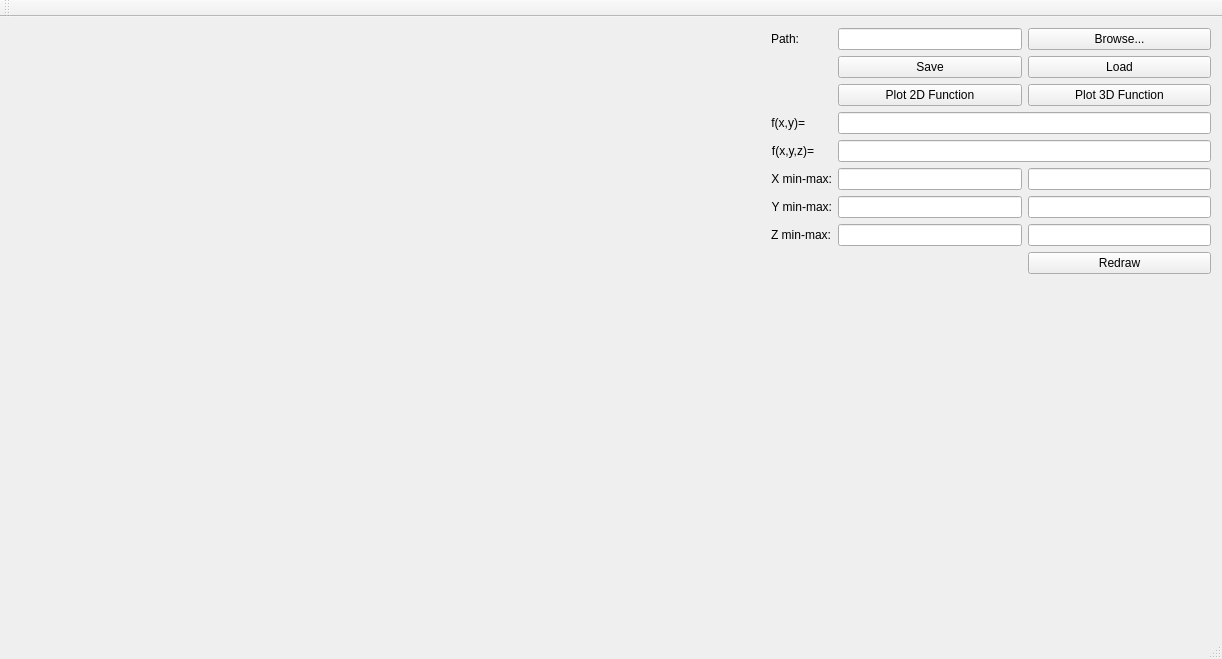
<?xml version="1.0" encoding="UTF-8"?>
<ui version="4.0">
 <class>MainWindow</class>
 <widget class="QMainWindow" name="MainWindow">
  <property name="geometry">
   <rect>
    <x>0</x>
    <y>0</y>
    <width>1222</width>
    <height>659</height>
   </rect>
  </property>
  <property name="windowTitle">
   <string>Image View</string>
  </property>
  <widget class="QWidget" name="centralWidget">
   <layout class="QGridLayout" name="topLayout">
    <item row="0" column="0">
     <widget class="DrawArea" name="widget" native="true">
      <property name="sizePolicy">
       <sizepolicy hsizetype="Expanding" vsizetype="Expanding">
        <horstretch>0</horstretch>
        <verstretch>0</verstretch>
       </sizepolicy>
      </property>
      <property name="minimumSize">
       <size>
        <width>600</width>
        <height>400</height>
       </size>
      </property>
     </widget>
    </item>
    <item row="0" column="1">
     <layout class="QGridLayout" name="verticalLayout">
      <property name="sizeConstraint">
       <enum>QLayout::SetDefaultConstraint</enum>
      </property>
      <item row="0" column="0">
       <widget class="QLabel" name="pathLabel">
        <property name="sizePolicy">
         <sizepolicy hsizetype="Fixed" vsizetype="Preferred">
          <horstretch>0</horstretch>
          <verstretch>0</verstretch>
         </sizepolicy>
        </property>
        <property name="text">
         <string>Path:</string>
        </property>
        <property name="alignment">
         <set>Qt::AlignRight|Qt::AlignTrailing|Qt::AlignVCenter</set>
        </property>
       </widget>
      </item>
      <item row="0" column="1">
       <widget class="QLineEdit" name="path">
        <property name="sizePolicy">
         <sizepolicy hsizetype="Preferred" vsizetype="Fixed">
          <horstretch>0</horstretch>
          <verstretch>0</verstretch>
         </sizepolicy>
        </property>
        <property name="minimumSize">
         <size>
          <width>120</width>
          <height>0</height>
         </size>
        </property>
        <property name="maximumSize">
         <size>
          <width>200</width>
          <height>16777215</height>
         </size>
        </property>
       </widget>
      </item>
      <item row="0" column="2">
       <widget class="QPushButton" name="browseButton">
        <property name="text">
         <string>Browse...</string>
        </property>
       </widget>
      </item>
      <item row="2" column="2">
       <widget class="QPushButton" name="loadButton">
        <property name="text">
         <string>Load</string>
        </property>
       </widget>
      </item>
      <item row="3" column="1">
       <widget class="QPushButton" name="plot2DButton">
        <property name="text">
         <string>Plot 2D Function</string>
        </property>
       </widget>
      </item>
      <item row="3" column="2">
       <widget class="QPushButton" name="plot3DButton">
        <property name="text">
         <string>Plot 3D Function</string>
        </property>
       </widget>
      </item>
      <item row="2" column="1">
       <widget class="QPushButton" name="saveButton">
        <property name="text">
         <string>Save</string>
        </property>
       </widget>
      </item>
      <item row="4" column="0">
       <widget class="QLabel" name="fxyLabel">
        <property name="sizePolicy">
         <sizepolicy hsizetype="Fixed" vsizetype="Preferred">
          <horstretch>0</horstretch>
          <verstretch>0</verstretch>
         </sizepolicy>
        </property>
        <property name="text">
         <string>f(x,y)=</string>
        </property>
        <property name="alignment">
         <set>Qt::AlignRight|Qt::AlignTrailing|Qt::AlignVCenter</set>
        </property>
       </widget>
      </item>
      <item row="4" column="1" colspan="2">
       <widget class="QLineEdit" name="fxy">
        <property name="sizePolicy">
         <sizepolicy hsizetype="Expanding" vsizetype="Fixed">
          <horstretch>0</horstretch>
          <verstretch>0</verstretch>
         </sizepolicy>
        </property>
        <property name="minimumSize">
         <size>
          <width>240</width>
          <height>0</height>
         </size>
        </property>
        <property name="maximumSize">
         <size>
          <width>600</width>
          <height>16777215</height>
         </size>
        </property>
       </widget>
      </item>
      <item row="5" column="0">
       <widget class="QLabel" name="fxyzLabel">
        <property name="sizePolicy">
         <sizepolicy hsizetype="Fixed" vsizetype="Preferred">
          <horstretch>0</horstretch>
          <verstretch>0</verstretch>
         </sizepolicy>
        </property>
        <property name="text">
         <string>f(x,y,z)=</string>
        </property>
        <property name="alignment">
         <set>Qt::AlignRight|Qt::AlignTrailing|Qt::AlignVCenter</set>
        </property>
       </widget>
      </item>
      <item row="5" column="1" colspan="2">
       <widget class="QLineEdit" name="fxyz">
        <property name="sizePolicy">
         <sizepolicy hsizetype="Expanding" vsizetype="Fixed">
          <horstretch>0</horstretch>
          <verstretch>0</verstretch>
         </sizepolicy>
        </property>
        <property name="minimumSize">
         <size>
          <width>240</width>
          <height>0</height>
         </size>
        </property>
        <property name="maximumSize">
         <size>
          <width>600</width>
          <height>16777215</height>
         </size>
        </property>
       </widget>
      </item>
      <item row="6" column="0">
       <widget class="QLabel" name="xMinMax">
        <property name="sizePolicy">
         <sizepolicy hsizetype="Fixed" vsizetype="Preferred">
          <horstretch>0</horstretch>
          <verstretch>0</verstretch>
         </sizepolicy>
        </property>
        <property name="text">
         <string>X min-max:</string>
        </property>
        <property name="alignment">
         <set>Qt::AlignRight|Qt::AlignTrailing|Qt::AlignVCenter</set>
        </property>
       </widget>
      </item>
      <item row="6" column="1">
       <widget class="QLineEdit" name="xMin">
        <property name="sizePolicy">
         <sizepolicy hsizetype="Expanding" vsizetype="Fixed">
          <horstretch>0</horstretch>
          <verstretch>0</verstretch>
         </sizepolicy>
        </property>
        <property name="minimumSize">
         <size>
          <width>120</width>
          <height>0</height>
         </size>
        </property>
        <property name="maximumSize">
         <size>
          <width>200</width>
          <height>16777215</height>
         </size>
        </property>
       </widget>
      </item>
      <item row="6" column="2">
       <widget class="QLineEdit" name="xMax">
        <property name="sizePolicy">
         <sizepolicy hsizetype="Expanding" vsizetype="Fixed">
          <horstretch>0</horstretch>
          <verstretch>0</verstretch>
         </sizepolicy>
        </property>
        <property name="minimumSize">
         <size>
          <width>120</width>
          <height>0</height>
         </size>
        </property>
        <property name="maximumSize">
         <size>
          <width>200</width>
          <height>16777215</height>
         </size>
        </property>
       </widget>
      </item>
      <item row="7" column="0">
       <widget class="QLabel" name="yMinMax">
        <property name="sizePolicy">
         <sizepolicy hsizetype="Fixed" vsizetype="Preferred">
          <horstretch>0</horstretch>
          <verstretch>0</verstretch>
         </sizepolicy>
        </property>
        <property name="text">
         <string>Y min-max:</string>
        </property>
        <property name="alignment">
         <set>Qt::AlignRight|Qt::AlignTrailing|Qt::AlignVCenter</set>
        </property>
       </widget>
      </item>
      <item row="7" column="1">
       <widget class="QLineEdit" name="yMin">
        <property name="sizePolicy">
         <sizepolicy hsizetype="Expanding" vsizetype="Fixed">
          <horstretch>0</horstretch>
          <verstretch>0</verstretch>
         </sizepolicy>
        </property>
        <property name="minimumSize">
         <size>
          <width>120</width>
          <height>0</height>
         </size>
        </property>
        <property name="maximumSize">
         <size>
          <width>200</width>
          <height>16777215</height>
         </size>
        </property>
       </widget>
      </item>
      <item row="7" column="2">
       <widget class="QLineEdit" name="yMax">
        <property name="sizePolicy">
         <sizepolicy hsizetype="Expanding" vsizetype="Fixed">
          <horstretch>0</horstretch>
          <verstretch>0</verstretch>
         </sizepolicy>
        </property>
        <property name="minimumSize">
         <size>
          <width>120</width>
          <height>0</height>
         </size>
        </property>
        <property name="maximumSize">
         <size>
          <width>200</width>
          <height>16777215</height>
         </size>
        </property>
       </widget>
      </item>
      <item row="8" column="0">
       <widget class="QLabel" name="zMinMax">
        <property name="sizePolicy">
         <sizepolicy hsizetype="Fixed" vsizetype="Preferred">
          <horstretch>0</horstretch>
          <verstretch>0</verstretch>
         </sizepolicy>
        </property>
        <property name="text">
         <string>Z min-max:</string>
        </property>
        <property name="alignment">
         <set>Qt::AlignRight|Qt::AlignTrailing|Qt::AlignVCenter</set>
        </property>
       </widget>
      </item>
      <item row="8" column="1">
       <widget class="QLineEdit" name="zMin">
        <property name="sizePolicy">
         <sizepolicy hsizetype="Expanding" vsizetype="Fixed">
          <horstretch>0</horstretch>
          <verstretch>0</verstretch>
         </sizepolicy>
        </property>
        <property name="minimumSize">
         <size>
          <width>120</width>
          <height>0</height>
         </size>
        </property>
        <property name="maximumSize">
         <size>
          <width>200</width>
          <height>16777215</height>
         </size>
        </property>
       </widget>
      </item>
      <item row="8" column="2">
       <widget class="QLineEdit" name="zMax">
        <property name="sizePolicy">
         <sizepolicy hsizetype="Expanding" vsizetype="Fixed">
          <horstretch>0</horstretch>
          <verstretch>0</verstretch>
         </sizepolicy>
        </property>
        <property name="minimumSize">
         <size>
          <width>120</width>
          <height>0</height>
         </size>
        </property>
        <property name="maximumSize">
         <size>
          <width>200</width>
          <height>16777215</height>
         </size>
        </property>
       </widget>
      </item>
      <item row="9" column="2">
       <widget class="QPushButton" name="redrawButton">
        <property name="text">
         <string>Redraw</string>
        </property>
       </widget>
      </item>
      <item row="10" column="2">
       <widget class="QLabel" name="dummyLabel">
        <property name="sizePolicy">
         <sizepolicy hsizetype="Preferred" vsizetype="Expanding">
          <horstretch>0</horstretch>
          <verstretch>0</verstretch>
         </sizepolicy>
        </property>
        <property name="text">
         <string/>
        </property>
       </widget>
      </item>
     </layout>
    </item>
   </layout>
  </widget>
  <widget class="QMenuBar" name="menuBar">
   <property name="geometry">
    <rect>
     <x>0</x>
     <y>0</y>
     <width>1222</width>
     <height>27</height>
    </rect>
   </property>
  </widget>
  <widget class="QToolBar" name="mainToolBar">
   <attribute name="toolBarArea">
    <enum>TopToolBarArea</enum>
   </attribute>
   <attribute name="toolBarBreak">
    <bool>false</bool>
   </attribute>
  </widget>
  <widget class="QStatusBar" name="statusBar"/>
 </widget>
 <layoutdefault spacing="6" margin="11"/>
 <customwidgets>
  <customwidget>
   <class>DrawArea</class>
   <extends>QWidget</extends>
   <header>drawarea.h</header>
   <container>1</container>
  </customwidget>
 </customwidgets>
 <resources/>
 <connections/>
</ui>
